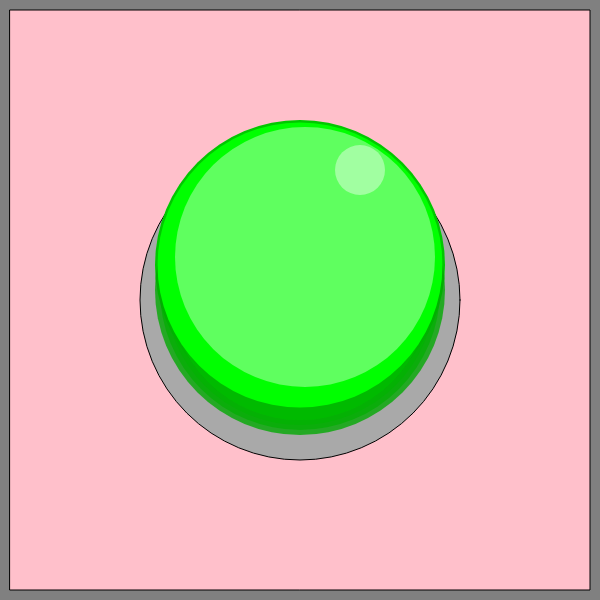
Frame 1 (no input)
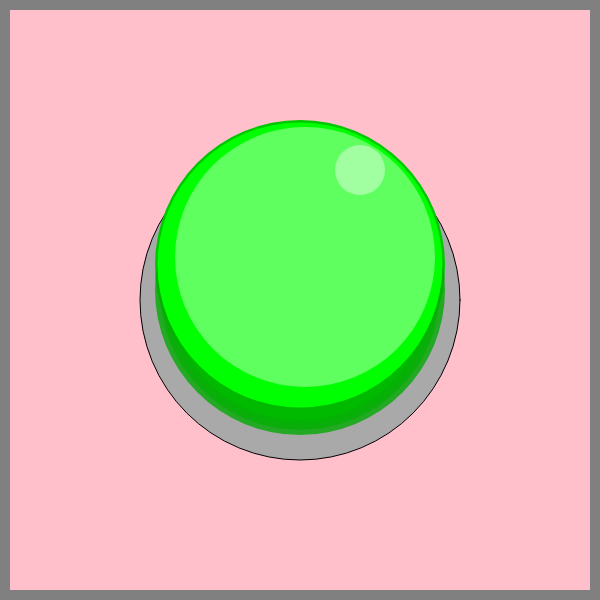
Frame 60 (no input)
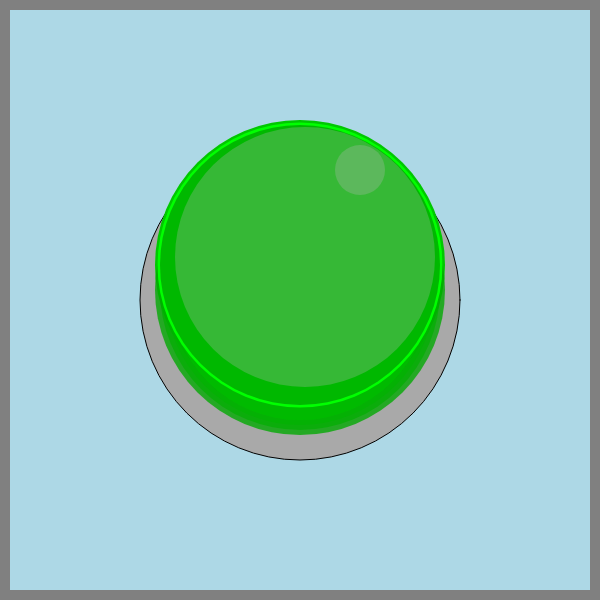
Frame 120 (the mouse pressed at the canvas centre since frame 60)

The p5.js sketch that drew these frames (run headless with seeded random() and noise() and a simulated clock; from frame 60 on, the mouse is pressed at the canvas centre):

// p5.js sketch
// ── sketch.js
var clickPosition;
var value = "pink";

function setup() {
  createCanvas(600, 600);
}

function draw() {
  let back = background('grey');
  
  fill(value);
  rect(10,10, 580)
  
  fill("darkgrey");
  stroke('black');
  strokeWeight(1);
  ellipse(300,300,320);
  
  fill(0,200,0);
  noStroke();
  ellipse(300,265,290);
  
  fill(0, 170, 0, 200);
  noStroke();
  ellipse(300,290,290);
  
  fill(0, 175, 0, 175);
  noStroke();
  ellipse(300,290,280);
  
  fill(0, 180, 0, 165);
  noStroke();
  ellipse(300,290,270);
  
  fill(0, 185, 0, 200);
  noStroke();
  ellipse(300,290,260);
  
  fill(0, 190, 0, 155);
  noStroke();
  ellipse(300,290,260);
  
  fill(0, 255, 0, 350);
  ellipse(300,265,285);
  
  fill(255, 255, 255, 95);
  ellipse(305,257,260);
  
  fill(255, 255, 255, 105);
  ellipse(360,170,50);
  
  if (clickPosition) {
    fill(0, 90, 0, 110);
    ellipse(300,265,280);
    value = "lightblue";
    }
  }

function mousePressed() {
  if ((mouseX >= 157.5 && mouseX <= 435) && (mouseY >= 141                 && mouseY <= 395)) {
    print(mouseX);
    print(mouseY);
    
    clickPosition = [mouseX, mouseY];
  }
}
